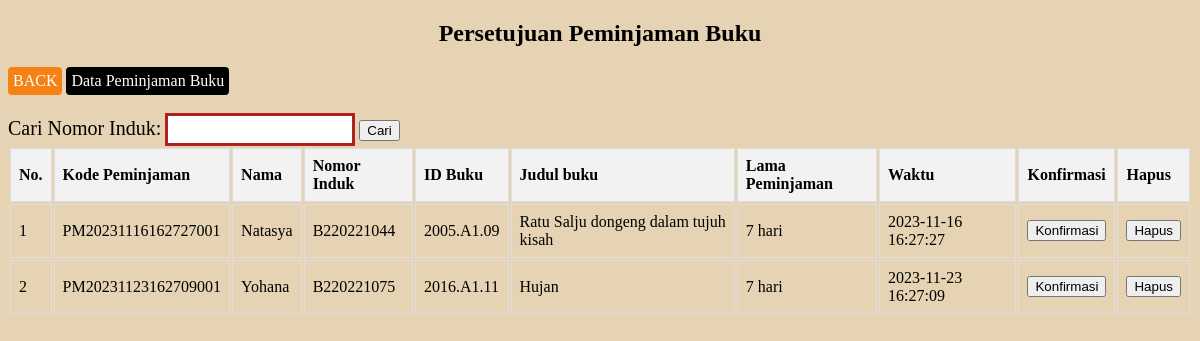
Page /persetujuanpeminjaman.php on the committed database.
### tables this page shows
CREATE TABLE `peminjaman` (
  `kode_peminjaman` varchar(30) NOT NULL,
  `nama` varchar(30) NOT NULL,
  `jabatan` text NOT NULL,
  `nomor_induk` varchar(16) NOT NULL,
  `id_buku` varchar(16) NOT NULL,
  `jumlah_hari` int(16) NOT NULL,
  `waktu` datetime NOT NULL,
  `konfirmasi` enum('BELUM','SUDAH') DEFAULT 'BELUM'
);

CREATE TABLE `buku` (
  `id_buku` varchar(16) NOT NULL,
  `judul_buku` varchar(255) NOT NULL,
  `penulis` varchar(255) NOT NULL,
  `penerbit` varchar(100) NOT NULL,
  `tahun_terbit` int(4) NOT NULL,
  `nama_rak` varchar(20) NOT NULL,
  `kategori` text NOT NULL,
  `waktu` datetime NOT NULL
);

### persetujuanpeminjaman.php (the view, shortened to what this page needs)
<?php include "koneksi.php";?>
<!DOCTYPE html>
<html lang="en">
<head>
</head>
<body>
    <h2>Persetujuan Peminjaman Buku</h2>
    <a href="homepageadmin.php" class="tombol-back">BACK</a>
    <a href="datapeminjaman.php" class="tombol-data">Data Peminjaman Buku</a> <br><br>
    <form method="GET">
        <label for="cari">Cari Nomor Induk:</label>
        <input type="text" id="cari" name="cari">
        <button type="submit">Cari</button>
    </form>
    <table>
        <thead>
            <tr>
                <th>No.</th>
                <th>Kode Peminjaman</th>
                <th>Nama</th>
                <th>Nomor Induk</th>
                <th>ID Buku</th>
                <th>Judul buku</th>
                <th>Lama Peminjaman</th>
                <th>Waktu</th>
                <th>Konfirmasi</th>
                <th>Hapus</th>
            </tr>
        </thead>
        <tbody>
            <?php
            if (isset($_GET['cari'])) {
                $cari = $_GET['cari'];
                if (!empty($cari)) {
                    $query = "SELECT * FROM peminjaman WHERE nomor_induk = '$cari' AND konfirmasi = 'BELUM'";
                } else {
                    $query = "SELECT * FROM peminjaman WHERE konfirmasi = 'BELUM'";
                }
            } else {
                $query = "SELECT * FROM peminjaman WHERE konfirmasi = 'BELUM'";
            }
            $result = mysqli_query($konek, $query);
            if (mysqli_num_rows($result) > 0) {
                $no = 1;
                while ($row = mysqli_fetch_assoc($result)) {
                    echo "<tr>";
                    echo "<td>" . $no . "</td>";
                    echo "<td>" . $row['kode_peminjaman'] . "</td>";
                    echo "<td>" . $row['nama'] . "</td>";
                    echo "<td>" . $row['nomor_induk'] . "</td>";
                    echo "<td>" . $row['id_buku'] . "</td>";
                    $id_buku = $row['id_buku'];
                    $query_judul_buku = "SELECT judul_buku FROM buku WHERE id_buku = '$id_buku'";
                    $result_judul_buku = mysqli_query($konek, $query_judul_buku);
                    $row_judul_buku = mysqli_fetch_assoc($result_judul_buku);
                    $judul_buku = $row_judul_buku['judul_buku'];
                    echo "<td>" . $judul_buku . "</td>";
                    echo "<td>" . $row['jumlah_hari']  . ' hari' ."</td>";
                    echo "<td>" . $row['waktu']  . "</td>";
                    echo "<td><form method='POST'><button type='submit' name='kode_peminjaman' value='" . $row['kode_peminjaman'] . "'>Konfirmasi</button></form></td>";
                    echo "<td><form method='POST'><button type='submit' name='kode_peminjaman_hapus' value='" . $row['kode_peminjaman'] . "'>Hapus</button></form></td>";
                    echo "</tr>";
                    $no++;
                }
            } else {
                echo "<tr><td colspan='9'>Belum ada pengajuan peminjaman.</td></tr>";
            }
            ?>
        </tbody>
    </table>
</body>
</html>

### persetujuanpeminjaman.php (style rules this page uses)
h2 { text-align : center; }
input[type=text] { width: 180px; height: 25px; font-size: 15px; border: 3px solid #ad2121; }
label[for=cari] { font-size: 20px; }
body { background-color : #E5D3B3; }
th, td { border: 1px solid #ddd; padding: 8px; text-align: left; }
th { background-color: #f2f2f2; }
.tombol-back { display: inline-block; padding: 5px 5px; background-color: #F58216; color: white; text-decoration: none; border: none; border-radius: 4px; }
.tombol-data { display: inline-block; padding: 5px 5px; background-color: black; color: white; text-decoration: none; border: none; border-radius: 4px; }

### rows in the picture
peminjaman: kode_peminjaman "PM20231116162727001", nama "Natasya", nomor_induk "B220221044", id_buku "2005.A1.09", id_buku.judul_buku "Ratu Salju dongeng dalam tujuh kisah", jumlah_hari "7", waktu "2023-11-16 16:27:27"
peminjaman: kode_peminjaman "PM20231123162709001", nama "Yohana", nomor_induk "B220221075", id_buku "2016.A1.11", id_buku.judul_buku "Hujan", jumlah_hari "7", waktu "2023-11-23 16:27:09"
